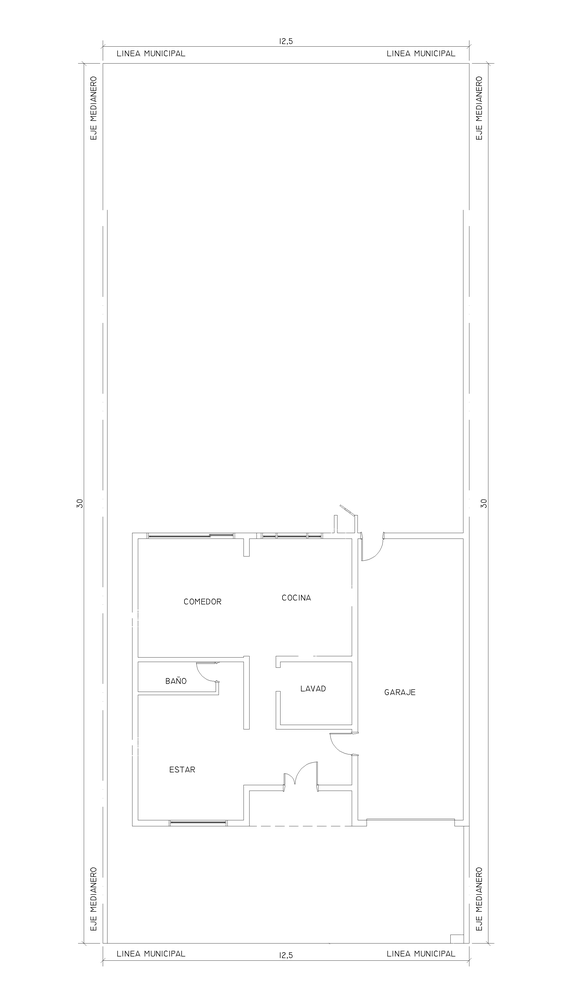
#> input picture backend/src/imagen_salida/paredes.png, 562 x 1000 px, shrunk from 2160 x 3840 before the run, found by its file name
$ python _5_1_distancia_medidor_ejes.py
#> lines starting #> are read from the running program, lines starting #| are printed output that depends on the picture; after the words box and inside, x2 and y2 are one past the last pixel; in counts of white or black regions, pixels touching at a corner belong together
import cv2
import numpy as np
import os


def encontrar_medidor_por_ubicacion_fija(image, ancho_medidor=0.40, alto_medidor=0.30, resolucion=15.65, tolerancia=20):
    height, width, _ = image.shape
    metros_a_pixeles = width / resolucion  # Resolución horizontal (metros en la parte inferior)

    # Dimensiones del medidor en píxeles
    ancho_medidor_px = int(ancho_medidor * metros_a_pixeles)
    alto_medidor_px = int(alto_medidor * metros_a_pixeles)

    # Limitar la búsqueda a la parte más inferior del plano (últimos 10% de la imagen)
    y_inferior = int(height * 0.90)
    sub_image = image[y_inferior:, :]

    # Convertir la imagen a escala de grises y aplicar detección de bordes
    gray = cv2.cvtColor(sub_image, cv2.COLOR_BGR2GRAY)
    edged = cv2.Canny(gray, 50, 150)

    # Encontrar contornos
    contours, _ = cv2.findContours(edged, cv2.RETR_TREE, cv2.CHAIN_APPROX_SIMPLE)

    # Buscar el primer rectángulo que coincida con las dimensiones del medidor
    for contour in contours:
        x, y, w, h = cv2.boundingRect(contour)
        if (ancho_medidor_px - tolerancia) <= w <= (ancho_medidor_px + tolerancia) and (alto_medidor_px - tolerancia) <= h <= (alto_medidor_px + tolerancia):
            x_abs = x
            y_abs = y + y_inferior
            return (x_abs, y_abs, w, h)  # Retorna coordenadas y dimensiones del medidor
    return None

# Cargar la imagen
image_path = '/home/Maia/planeargas/backend/src/imagen_salida/paredes.png'
image = cv2.imread(image_path, cv2.IMREAD_GRAYSCALE)
#> image is the input picture: shape (1000, 562); min 21, max 255, mean 253
image_color = cv2.imread(image_path)  # Cargar también la imagen a color para dibujar

# Detectar bordes y líneas
_, thresh = cv2.threshold(image, 240, 255, cv2.THRESH_BINARY_INV)
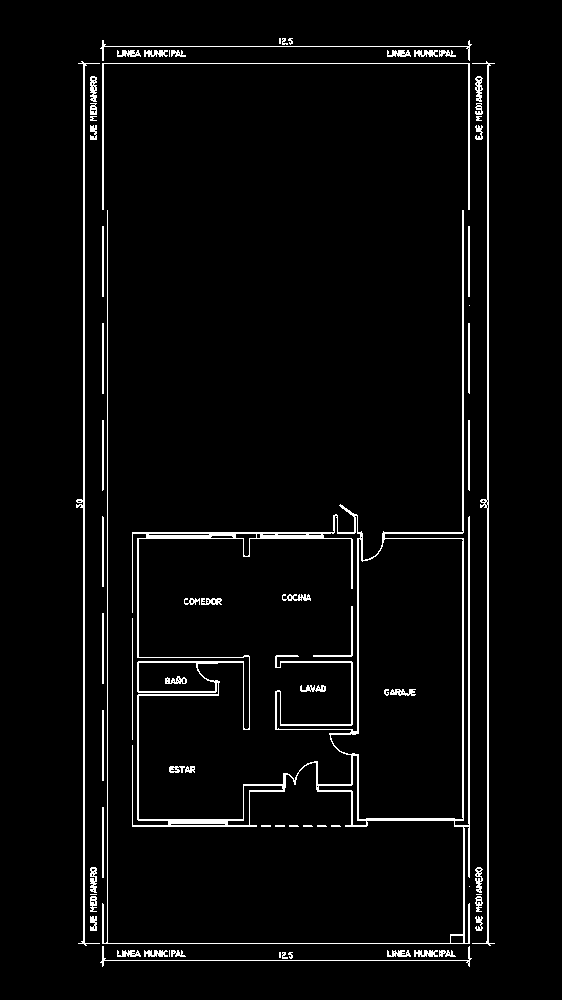
#> thresh: shape (1000, 562); 3.7% white in thin lines or dots, all inside (x1, y1, x2, y2) = (76, 38, 495, 967)
edges = cv2.Canny(thresh, 50, 150, apertureSize=3)
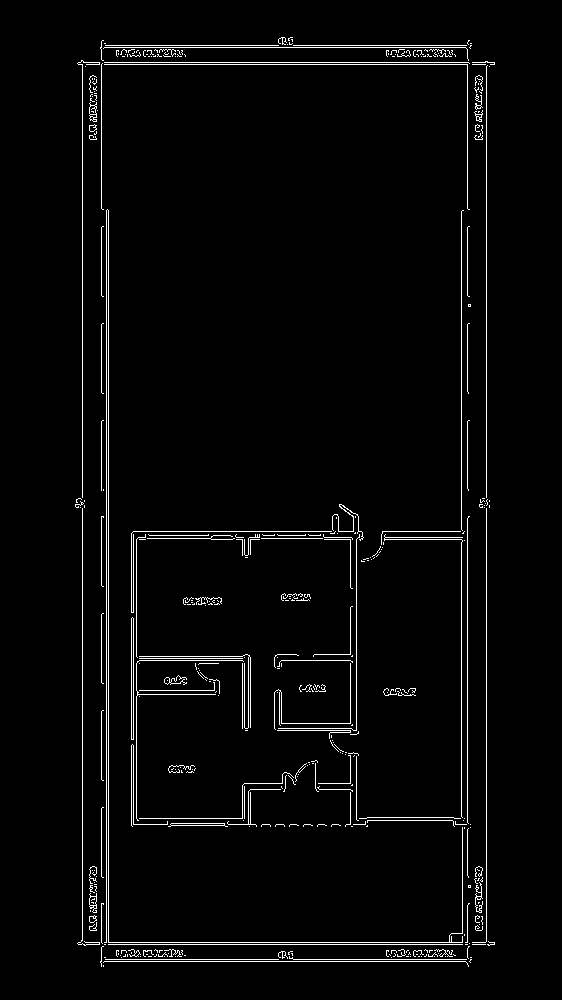
#> edges: shape (1000, 562); 2.8% white in thin lines or dots, all inside (x1, y1, x2, y2) = (75, 37, 495, 967)
lines = cv2.HoughLinesP(edges, 1, np.pi / 180, 100, minLineLength=50, maxLineGap=5)
#> lines = 41 rows, first 6: [486, 941, 486, 61], [106, 942, 106, 210], [108, 944, 108, 210], [101, 208, 101, 41], [82, 943, 82, 60], [467, 822, 467, 518]

# Variables para ejes medianeros
left_medianero_x = float('inf')
right_medianero_x = -float('inf')
municipal_line_y = None

# Encontrar los ejes medianeros
for line in lines:
    x1, y1, x2, y2 = line[0]
    if abs(x1 - x2) < 10:  # Línea vertical
        if x1 < left_medianero_x:
            left_medianero_x = x1
        if x1 > right_medianero_x:
            right_medianero_x = x1
    if abs(y1 - y2) < 10:  # Línea horizontal (línea municipal)
        if municipal_line_y is None or y1 > municipal_line_y:
            municipal_line_y = y1
#> this loop made 41 passes
#> (x1, y1, x2, y2, left_medianero_x, right_medianero_x) on pass 1: (486, 941, 486, 61, 486, 486)
#> (x1, y1, x2, y2, municipal_line_y) on passes 8, 9, 10, 12: (78, 62, 494, 62, 62), (78, 942, 494, 942, 942), (78, 944, 494, 944, 944), (100, 961, 469, 961, 961)
#> after the loop, left_medianero_x = 82; municipal_line_y = 961; right_medianero_x = 486

# Calcular la longitud de la línea municipal en píxeles
longitud_municipal_pixels = right_medianero_x - left_medianero_x
#> longitud_municipal_pixels = 404

# Calcular la escala de metros por píxel
longitud_real_metros = 15.65 # Se refiere al plano de referencia
escala_metros_por_pixel = longitud_real_metros / longitud_municipal_pixels
#> escala_metros_por_pixel = 0.0387

# Encontrar el medidor en la imagen original
medidor_coordenadas = encontrar_medidor_por_ubicacion_fija(image_color)
#> in encontrar_medidor_por_ubicacion_fija, `sub_image = image[y_inferior:, :]`:
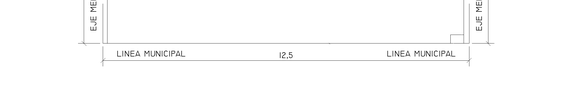
#> sub_image: shape (100, 562, 3); min 21, max 255, mean 252.2
#> in encontrar_medidor_por_ubicacion_fija, `edged = cv2.Canny(gray, 50, 150)`:
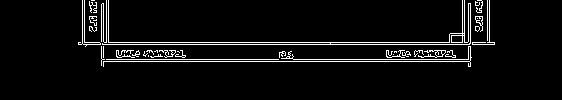
#> edged: shape (100, 562); 5% white in thin lines or dots, all inside (x1, y1, x2, y2) = (78, 0, 495, 67)
#> in encontrar_medidor_por_ubicacion_fija, `contours, _ = cv2.findContours(edged, cv2.RETR_TREE, cv2.CHAIN_APPROX_..`: contours = 49 contours, 42 with area under 20; largest, box (x1, y1, x2, y2) and area: (102, 0, 471, 45) 497, (330, 3, 471, 45) 406, (451, 35, 463, 43) 75, (418, 50, 446, 58) 55, (475, 16, 483, 32) 46, (475, 16, 483, 26) 40, (435, 50, 443, 57) 31
#> the loop in encontrar_medidor_por_ubicacion_fija, `for contour in contours:` made 2 passes
#> (contour, x, y, w, h, x_abs, y_abs) on pass 2: ([[148, 55], [148, 56]], 148, 55, 1, 2, 148, 955)
#> (contour, x, y, w, h) on pass 1: ([[106, 59], [278, 59]], 106, 59, 173, 1)
#> medidor_coordenadas = (148, 955, 1, 2)

if medidor_coordenadas:
    x_abs, y_abs, w, h = medidor_coordenadas
#> x_abs = 148; y_abs = 955; w = 1; h = 2
    centro_medidor_x = x_abs + w // 2  # Coordenada del centro del medidor en x
#> centro_medidor_x = 148

    # Calcular distancias del medidor a los ejes medianeros
    distancia_izquierda_px = abs(centro_medidor_x - left_medianero_x)
#> distancia_izquierda_px = 66
    distancia_derecha_px = abs(centro_medidor_x - right_medianero_x)
#> distancia_derecha_px = 338

    # Convertir las distancias a metros
    distancia_izquierda_metros = distancia_izquierda_px * escala_metros_por_pixel
#> distancia_izquierda_metros = 2.56
    distancia_derecha_metros = distancia_derecha_px * escala_metros_por_pixel
#> distancia_derecha_metros = 13.09

    # Guardar los resultados en un archivo .txt
    txt_output_path = '/home/Maia/planeargas/backend/src/detecciones/distancia_medidor_ejes.txt'
    with open(txt_output_path, 'w') as f:
        f.write(f'Eje Medianero Izquierdo (X): {left_medianero_x} píxeles\n')
        f.write(f'Eje Medianero Derecho (X): {right_medianero_x} píxeles\n')
        f.write(f'Longitud del Eje Municipal en Píxeles: {longitud_municipal_pixels} píxeles\n')
        f.write(f'Longitud del Eje Municipal en Metros: {longitud_real_metros:.2f} m\n')
        f.write(f'Distancia desde el Medidor al Eje Izquierdo: {distancia_izquierda_metros:.2f} m\n')
        f.write(f'Distancia desde el Medidor al Eje Derecho: {distancia_derecha_metros:.2f} m\n')

    print(f"Archivo generado: {txt_output_path}")

    # Crear una imagen visualizando el medidor y las distancias (opcional)
    cv2.line(image_color, (centro_medidor_x, municipal_line_y), (left_medianero_x, municipal_line_y), (0, 255, 0), 2)  # Línea verde al eje izquierdo
#> image_color: shape (1000, 562, 3); 0.04% of pixels changed, all inside (x1, y1, x2, y2) = (81, 960, 150, 963)
    cv2.line(image_color, (centro_medidor_x, municipal_line_y), (right_medianero_x, municipal_line_y), (0, 0, 255), 2)  # Línea roja al eje derecho
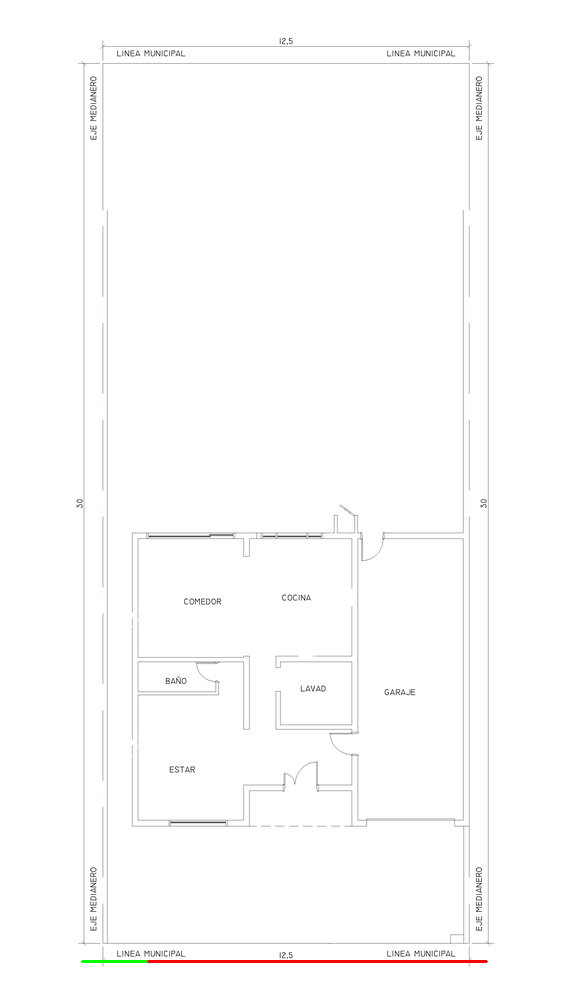
#> image_color: shape (1000, 562, 3); mean B, G, R 252.4, 252.5, 252.9
    cv2.circle(image_color, (centro_medidor_x, y_abs + h // 2), 5, (255, 0, 0), -1)  # Marcar el centro del medidor en azul
#> image_color: shape (1000, 562, 3); 0.01% of pixels changed, all inside (x1, y1, x2, y2) = (143, 951, 154, 962)

    # Guardar la imagen visual
    output_image_path = '/home/Maia/planeargas/backend/src/detecciones/distancia_medidor_visual.png'
    cv2.imwrite(output_image_path, image_color)
    print(f"Imagen con las distancias generada: {output_image_path}")
else:
    print("No se pudo encontrar el medidor en la imagen.")
